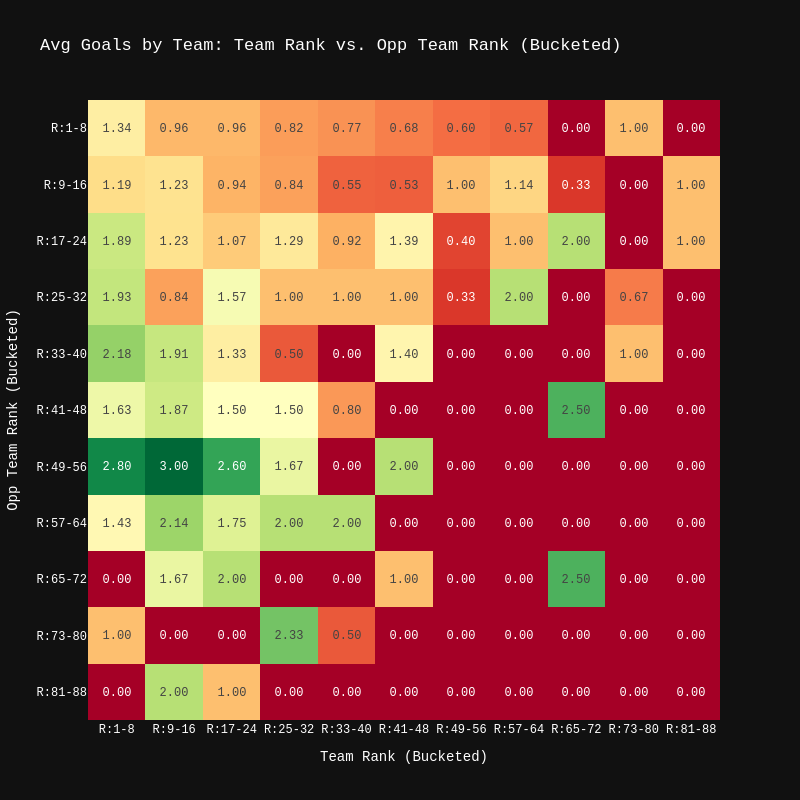

Notebook source saved alongside this figure:
### Code cell
# Bucketize the ranks
df = df_base.copy()
l = 100
b = 8
lbls = [f'R:{i}-{i+(b-1)}' for i in range(1, l-b, b)]
df['team_rank_bucket'] = pd.cut(df['rank'], bins=np.arange(1, l, b), right=False, labels=lbls)
df['opp_rank_bucket'] = pd.cut(df['opp_rank'], bins=np.arange(1, l, b), right=False, labels=lbls)
df['win_draw'] = df.win + 0.5 * df.draw

# Reworked to be a heatmap showing home win probability
fig = px.density_heatmap(
    df,
    x='team_rank_bucket',
    y='opp_rank_bucket',
    z='score',
    text_auto='.2f',
    histfunc='avg',
    title='Avg Goals by Team: Team Rank vs. Opp Team Rank (Bucketed)',
    labels={'color': 'Win Probability'},
    color_continuous_scale='RdYlGn', # Red-Yellow-Green scale
    template='plotly_dark',
    category_orders={'team_rank_bucket': lbls, 'opp_rank_bucket': lbls}
)

fig.update_layout(
    xaxis_title="Team Rank (Bucketed)",
    yaxis_title="Opp Team Rank (Bucketed)",
    coloraxis_showscale=False,
    showlegend=False,
    width=800,
    height=800,
    font=dict(
        family="Courier New, monospace",
        size=12,
        color="white"
    )
)

fig.show()

### Figure 1 — Plotly figure (JSON) as saved in the notebook; plotly's stock layout.template omitted (floating-point values rounded to 4 significant figures; data arrays with more than 128 entries replaced by an {"elided": "..."} marker saying what was removed)
{"data": [{"coloraxis": "coloraxis", "histfunc": "avg", "hovertemplate": "team_rank_bucket=%{x}<br>opp_rank_bucket=%{y}<br>avg of score=%{z}<extra></extra>", "name": "", "texttemplate": "%{z:.2f}", "type": "histogram2d", "x": {"elided": "848 str values"}, "xaxis": "x", "xbingroup": "x", "y": {"elided": "848 str values"}, "yaxis": "y", "ybingroup": "y", "z": {"elided": "848 int values"}}], "layout": {"coloraxis": {"colorbar": {"title": {"text": "avg of score"}}, "colorscale": [[0, "rgb(165,0,38)"], [0.1, "rgb(215,48,39)"], [0.2, "rgb(244,109,67)"], [0.3, "rgb(253,174,97)"], [0.4, "rgb(254,224,139)"], [0.5, "rgb(255,255,191)"], [0.6, "rgb(217,239,139)"], [0.7, "rgb(166,217,106)"], [0.8, "rgb(102,189,99)"], [0.9, "rgb(26,152,80)"], [1, "rgb(0,104,55)"]], "showscale": false}, "font": {"color": "white", "family": "Courier New, monospace", "size": 12}, "height": 800, "legend": {"tracegroupgap": 0}, "showlegend": false, "title": {"text": "Avg Goals by Team: Team Rank vs. Opp Team Rank (Bucketed)"}, "width": 800, "xaxis": {"anchor": "y", "categoryarray": ["R:1-8", "R:9-16", "R:17-24", "R:25-32", "R:33-40", "R:41-48", "R:49-56", "R:57-64", "R:65-72", "R:73-80", "R:81-88", "R:89-96"], "categoryorder": "array", "domain": [0, 1], "title": {"text": "Team Rank (Bucketed)"}}, "yaxis": {"anchor": "x", "categoryarray": ["R:89-96", "R:81-88", "R:73-80", "R:65-72", "R:57-64", "R:49-56", "R:41-48", "R:33-40", "R:25-32", "R:17-24", "R:9-16", "R:1-8"], "categoryorder": "array", "domain": [0, 1], "title": {"text": "Opp Team Rank (Bucketed)"}}}}
